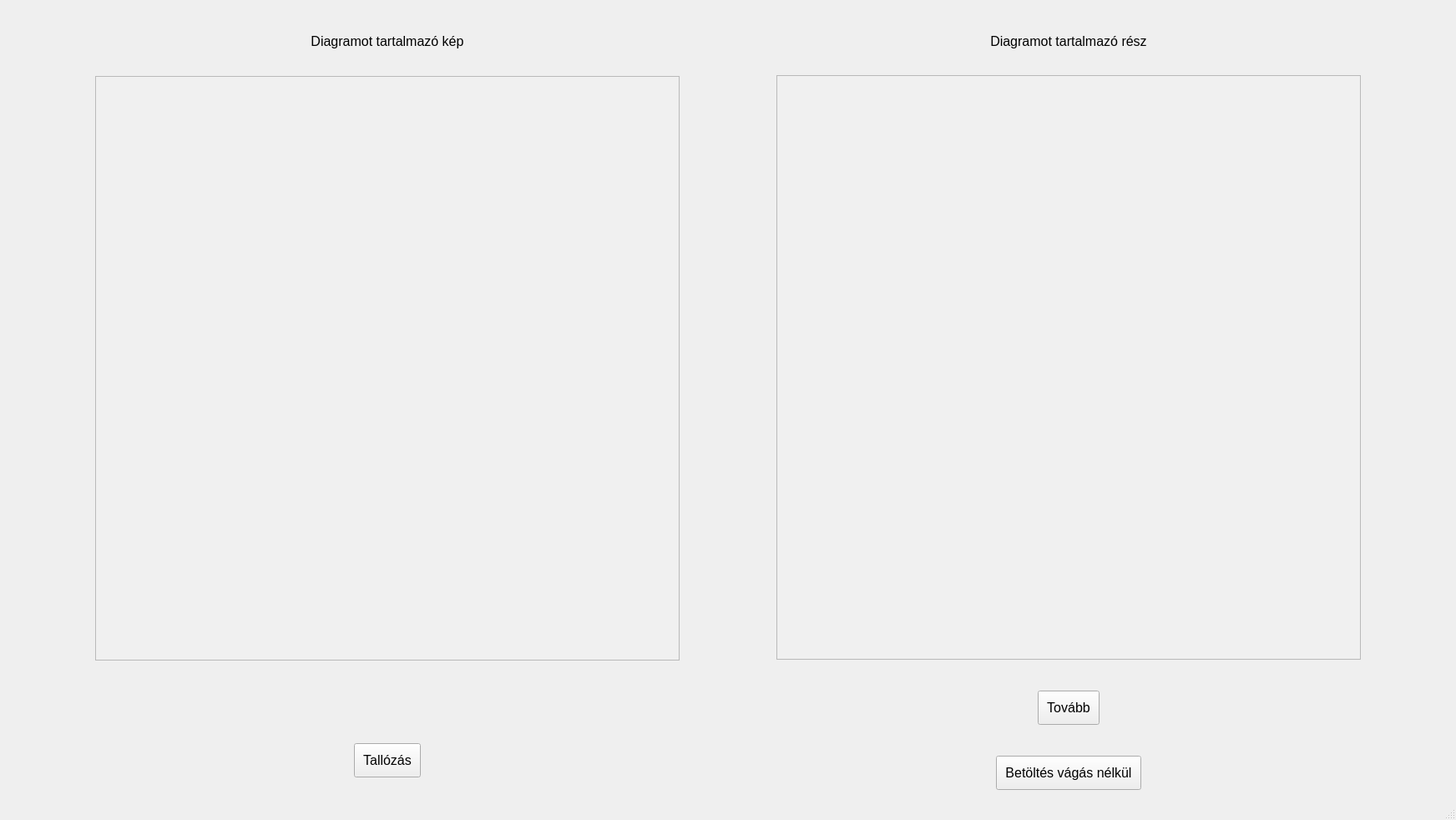
<?xml version="1.0" encoding="UTF-8"?>
<ui version="4.0">
 <class>Scanner</class>
 <widget class="QMainWindow" name="Scanner">
  <property name="geometry">
   <rect>
    <x>0</x>
    <y>0</y>
    <width>1744</width>
    <height>982</height>
   </rect>
  </property>
  <property name="windowTitle">
   <string>MainWindow</string>
  </property>
  <widget class="QWidget" name="centralwidget">
   <layout class="QHBoxLayout" name="horizontalLayout">
    <item>
     <spacer name="horizontalSpacer_3">
      <property name="orientation">
       <enum>Qt::Horizontal</enum>
      </property>
      <property name="sizeHint" stdset="0">
       <size>
        <width>40</width>
        <height>20</height>
       </size>
      </property>
     </spacer>
    </item>
    <item>
     <layout class="QGridLayout" name="left_grid_layout" rowstretch="0,0,0,0">
      <property name="leftMargin">
       <number>5</number>
      </property>
      <property name="topMargin">
       <number>5</number>
      </property>
      <property name="rightMargin">
       <number>5</number>
      </property>
      <property name="bottomMargin">
       <number>5</number>
      </property>
      <item row="2" column="0" alignment="Qt::AlignTop">
       <widget class="QLabel" name="file_name">
        <property name="sizePolicy">
         <sizepolicy hsizetype="Minimum" vsizetype="Minimum">
          <horstretch>0</horstretch>
          <verstretch>0</verstretch>
         </sizepolicy>
        </property>
        <property name="minimumSize">
         <size>
          <width>0</width>
          <height>0</height>
         </size>
        </property>
        <property name="maximumSize">
         <size>
          <width>16777215</width>
          <height>35</height>
         </size>
        </property>
        <property name="font">
         <font>
          <pointsize>12</pointsize>
         </font>
        </property>
        <property name="styleSheet">
         <string notr="true">padding: 5px 10px</string>
        </property>
        <property name="text">
         <string/>
        </property>
        <property name="alignment">
         <set>Qt::AlignCenter</set>
        </property>
       </widget>
      </item>
      <item row="1" column="0" alignment="Qt::AlignHCenter|Qt::AlignVCenter">
       <widget class="InputImageQGraphicsView" name="input_image_view">
        <property name="sizePolicy">
         <sizepolicy hsizetype="Fixed" vsizetype="Fixed">
          <horstretch>0</horstretch>
          <verstretch>0</verstretch>
         </sizepolicy>
        </property>
        <property name="minimumSize">
         <size>
          <width>700</width>
          <height>700</height>
         </size>
        </property>
        <property name="maximumSize">
         <size>
          <width>16777215</width>
          <height>16777215</height>
         </size>
        </property>
        <property name="sizeIncrement">
         <size>
          <width>0</width>
          <height>0</height>
         </size>
        </property>
        <property name="baseSize">
         <size>
          <width>0</width>
          <height>0</height>
         </size>
        </property>
        <property name="layoutDirection">
         <enum>Qt::LeftToRight</enum>
        </property>
        <property name="styleSheet">
         <string notr="true">background: rgb(240, 240, 240)</string>
        </property>
       </widget>
      </item>
      <item row="3" column="0" alignment="Qt::AlignHCenter|Qt::AlignVCenter">
       <widget class="QPushButton" name="open_files">
        <property name="enabled">
         <bool>true</bool>
        </property>
        <property name="sizePolicy">
         <sizepolicy hsizetype="Minimum" vsizetype="Minimum">
          <horstretch>0</horstretch>
          <verstretch>0</verstretch>
         </sizepolicy>
        </property>
        <property name="maximumSize">
         <size>
          <width>16777215</width>
          <height>16777215</height>
         </size>
        </property>
        <property name="font">
         <font>
          <pointsize>12</pointsize>
         </font>
        </property>
        <property name="styleSheet">
         <string notr="true">padding: 10px</string>
        </property>
        <property name="text">
         <string>Tallózás</string>
        </property>
       </widget>
      </item>
      <item row="0" column="0" alignment="Qt::AlignHCenter|Qt::AlignVCenter">
       <widget class="QLabel" name="input_title">
        <property name="sizePolicy">
         <sizepolicy hsizetype="Minimum" vsizetype="Minimum">
          <horstretch>0</horstretch>
          <verstretch>0</verstretch>
         </sizepolicy>
        </property>
        <property name="minimumSize">
         <size>
          <width>700</width>
          <height>70</height>
         </size>
        </property>
        <property name="maximumSize">
         <size>
          <width>16777215</width>
          <height>70</height>
         </size>
        </property>
        <property name="font">
         <font>
          <pointsize>12</pointsize>
         </font>
        </property>
        <property name="styleSheet">
         <string notr="true">padding: 15px 10px</string>
        </property>
        <property name="text">
         <string>Diagramot tartalmazó kép</string>
        </property>
        <property name="alignment">
         <set>Qt::AlignCenter</set>
        </property>
       </widget>
      </item>
     </layout>
    </item>
    <item>
     <spacer name="horizontalSpacer_1">
      <property name="orientation">
       <enum>Qt::Horizontal</enum>
      </property>
      <property name="sizeHint" stdset="0">
       <size>
        <width>40</width>
        <height>20</height>
       </size>
      </property>
     </spacer>
    </item>
    <item>
     <layout class="QGridLayout" name="right_grid_layout" rowstretch="0,0,1,0">
      <property name="leftMargin">
       <number>5</number>
      </property>
      <property name="topMargin">
       <number>5</number>
      </property>
      <property name="rightMargin">
       <number>5</number>
      </property>
      <property name="bottomMargin">
       <number>5</number>
      </property>
      <item row="3" column="0" alignment="Qt::AlignHCenter|Qt::AlignVCenter">
       <widget class="QPushButton" name="load_without_crop">
        <property name="enabled">
         <bool>true</bool>
        </property>
        <property name="sizePolicy">
         <sizepolicy hsizetype="Minimum" vsizetype="Minimum">
          <horstretch>0</horstretch>
          <verstretch>0</verstretch>
         </sizepolicy>
        </property>
        <property name="maximumSize">
         <size>
          <width>16777215</width>
          <height>16777215</height>
         </size>
        </property>
        <property name="font">
         <font>
          <pointsize>12</pointsize>
         </font>
        </property>
        <property name="styleSheet">
         <string notr="true">padding: 10px</string>
        </property>
        <property name="text">
         <string>Betöltés vágás nélkül</string>
        </property>
       </widget>
      </item>
      <item row="2" column="0" alignment="Qt::AlignHCenter|Qt::AlignVCenter">
       <widget class="QPushButton" name="jump_to_scan">
        <property name="enabled">
         <bool>true</bool>
        </property>
        <property name="sizePolicy">
         <sizepolicy hsizetype="Minimum" vsizetype="Minimum">
          <horstretch>0</horstretch>
          <verstretch>0</verstretch>
         </sizepolicy>
        </property>
        <property name="minimumSize">
         <size>
          <width>0</width>
          <height>0</height>
         </size>
        </property>
        <property name="maximumSize">
         <size>
          <width>16777215</width>
          <height>16777215</height>
         </size>
        </property>
        <property name="font">
         <font>
          <pointsize>12</pointsize>
         </font>
        </property>
        <property name="styleSheet">
         <string notr="true">padding: 10px</string>
        </property>
        <property name="text">
         <string>Tovább</string>
        </property>
       </widget>
      </item>
      <item row="0" column="0" alignment="Qt::AlignHCenter|Qt::AlignVCenter">
       <widget class="QLabel" name="chart_title">
        <property name="sizePolicy">
         <sizepolicy hsizetype="Minimum" vsizetype="Minimum">
          <horstretch>0</horstretch>
          <verstretch>0</verstretch>
         </sizepolicy>
        </property>
        <property name="minimumSize">
         <size>
          <width>700</width>
          <height>70</height>
         </size>
        </property>
        <property name="maximumSize">
         <size>
          <width>16777215</width>
          <height>70</height>
         </size>
        </property>
        <property name="font">
         <font>
          <pointsize>12</pointsize>
         </font>
        </property>
        <property name="styleSheet">
         <string notr="true">padding: 15px 10px</string>
        </property>
        <property name="text">
         <string>Diagramot tartalmazó rész</string>
        </property>
        <property name="alignment">
         <set>Qt::AlignCenter</set>
        </property>
       </widget>
      </item>
      <item row="1" column="0" alignment="Qt::AlignHCenter|Qt::AlignVCenter">
       <widget class="QGraphicsViewWithScene" name="cropped_chart_view">
        <property name="sizePolicy">
         <sizepolicy hsizetype="Fixed" vsizetype="Fixed">
          <horstretch>0</horstretch>
          <verstretch>0</verstretch>
         </sizepolicy>
        </property>
        <property name="minimumSize">
         <size>
          <width>700</width>
          <height>700</height>
         </size>
        </property>
        <property name="maximumSize">
         <size>
          <width>16777215</width>
          <height>16777215</height>
         </size>
        </property>
        <property name="styleSheet">
         <string notr="true">background: rgb(240, 240, 240)</string>
        </property>
       </widget>
      </item>
     </layout>
    </item>
    <item>
     <spacer name="horizontalSpacer_2">
      <property name="orientation">
       <enum>Qt::Horizontal</enum>
      </property>
      <property name="sizeHint" stdset="0">
       <size>
        <width>40</width>
        <height>20</height>
       </size>
      </property>
     </spacer>
    </item>
   </layout>
  </widget>
  <widget class="QMenuBar" name="menubar">
   <property name="geometry">
    <rect>
     <x>0</x>
     <y>0</y>
     <width>1744</width>
     <height>26</height>
    </rect>
   </property>
  </widget>
  <widget class="QStatusBar" name="statusbar"/>
 </widget>
 <customwidgets>
  <customwidget>
   <class>QGraphicsViewWithScene</class>
   <extends>QGraphicsView</extends>
   <header location="global">/view/custom_q_graphics_views/qGraphicsViewWithScene</header>
  </customwidget>
  <customwidget>
   <class>InputImageQGraphicsView</class>
   <extends>QGraphicsView</extends>
   <header location="global">/view/custom_q_graphics_views/inputImageQGraphicsView</header>
  </customwidget>
 </customwidgets>
 <resources/>
 <connections/>
</ui>
